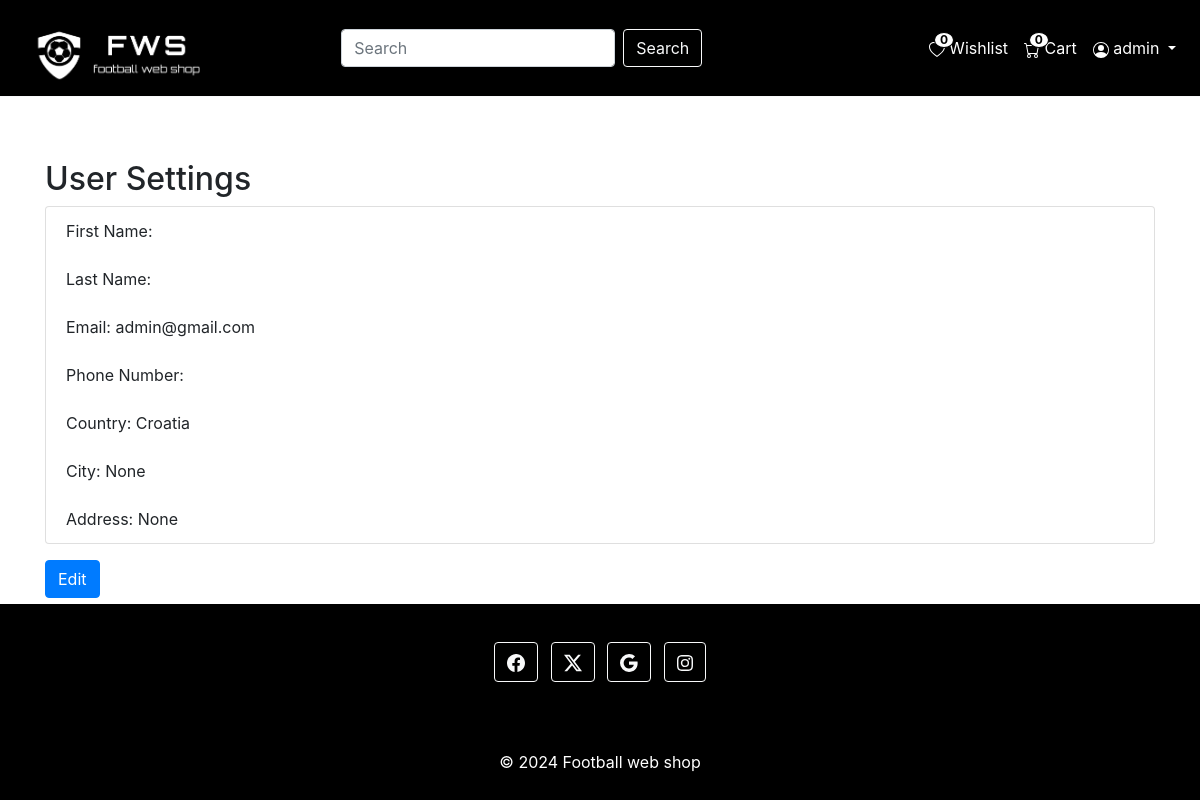
The page /settings/ (signed in) on the database its author committed.
### football_web_shop_app/models.py (models this page shows, shortened)
class User(AbstractUser):
    first_name = models.CharField(max_length=30)
    last_name = models.CharField(max_length=30)
    email = models.EmailField(unique=True)
    phone_number = PhoneNumberField()
    country = CountryField()
    city = models.CharField(max_length=100,null=True, blank=True)
    address = models.TextField(null=True, blank=True)

### football_web_shop_app/views.py (the view)
# urls.py: path('settings/', views.user_settings, name='user_settings'),
@login_required
def user_settings(request):
    return render(request, 'account/settings.html')

### football_web_shop_app/context_processors.py (called while the page is built)
def cart_item_count(request):
    if request.user.is_authenticated:
        cart = Order.objects.filter(user=request.user, paid_status=False).first()
        if cart:
            distinct_products = cart.items.values('product_id', 'size_id').distinct()
            return {'cart_item_count': distinct_products.count()}
    return {'cart_item_count': 0}

def wishlist_count(request):
    if request.user.is_authenticated:
        count = Wishlist.objects.filter(user=request.user).count()
    else:
        count = 0
    return {'wishlist_count': count}

### football_web_shop_app/templates/account/settings.html
{% extends "web_shop/base.html" %}
{% block content %}
<div class="container mt-5">
    <h2>User Settings</h2>
    <ul class="list-group">
        <li class="list-group-item">First Name: {{ user.first_name }}</li>
        <li class="list-group-item">Last Name: {{ user.last_name }}</li>
        <li class="list-group-item">Email: {{ user.email }}</li>
        <li class="list-group-item">Phone Number: {{ user.phone_number }}</li>
        <li class="list-group-item">Country: {{ user.country }}</li>
        <li class="list-group-item">City: {{ user.city }}</li>
        <li class="list-group-item">Address: {{ user.address }}</li>
    </ul>
    <a href="{% url 'edit_profile' %}" class="btn btn-primary mt-3">Edit</a>
</div>
{% endblock %}

### football_web_shop_app/templates/web_shop/navbar.html (shortened to what this page needs)
{% load static %}
<nav class="navbar navbar-expand-lg navbar-dark border-light py-2 fixed-top">
    <a class="navbar-brand" href="{% url 'home' %}">
        <img src="{% static 'logo.png' %}" width="200" height="70" class="d-inline-block align-top" alt="">
    </a>
    <div class="collapse navbar-collapse" id="navbarSupportedContent" style="overflow-y: visible;">
        <form class="d-flex mx-auto" method="get" action="{% url 'home' %}">
            <input class="form-control me-2" type="search" name="query" placeholder="Search" aria-label="Search" value="{{ request.GET.query }}">
            <button class="btn btn-outline-light" type="submit">Search</button>
        </form>
        <ul class="navbar-nav ml-auto">
            <li class="nav-item">
                <a class="nav-link" href="{% url 'wishlist' %}" style="position: relative;">
                    Wishlist
                    <span class="badge badge-dark wishlist-badge">{{ wishlist_count }}</span>
                </a>
            </li>
            <li class="nav-item">
                <a class="nav-link" href="{% url 'order_detail' %}" style="position: relative;">
                    Cart
                    <span class="badge badge-dark cart-badge">{{ cart_item_count }}</span>
                </a>
            </li>
            {% if user.is_authenticated %}
            <li class="nav-item dropdown">
                <a class="nav-link dropdown-toggle" href="#" id="navbarDropdown" role="button" data-bs-toggle="dropdown" aria-expanded="false">
                    {{ user.username }}
                </a>
            </li>
            {% endif %}
        </ul>
    </div>
</nav>

### football_web_shop_app/templates/web_shop/base.html (style rules this page uses)
.navbar { background-color:black !important; border-bottom: 1px solid white; }
.navbar-brand, .navbar-nav .nav-link { color: white !important; }
.badge { position: absolute; top: -8px; right: -8px; padding: 5px 8px; border-radius: 50%; }
body { padding-top: 112px; display: flex; flex-direction: column; min-height: 100vh; }

### football_web_shop_app/templates/web_shop/navbar.html (style rules this page uses)
.cart-badge, .wishlist-badge { position: absolute; top: 4px; margin-right: 44px; padding: 1px 5px; border-radius: 50%; background: white; color: black; border: 1px solid black; }
.wishlist-badge { margin-right: 70px; }

### rows shown on the page
User: username "admin", email "admin@gmail.com", country "Croatia", city "None", address "None"

### other values the page prints
{{ wishlist_count }} "0"
{{ cart_item_count }} "0"
